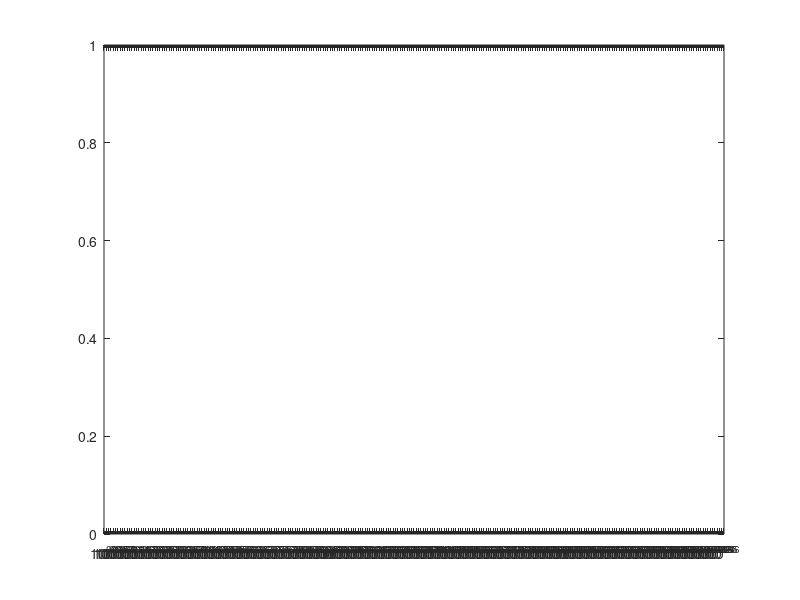

MATLAB code for this plot:
if 0
F1 = k1*x1 + k2*x2 - k1*l - k2*l;
F2 = -2*k1*x1 - k2*x1 + k1*x2 + k2*x3 + k1*l - k2*l - k1*l;
F3 = k1*x1 - 2*k1*x2 + k1*x3 + k1*l - k1*l + k2*l;
F4 = k2*x1 + k1*x2 - k1*x3 - k2*x3 + k1*l + k2*l;
end

clear all

k = input('k2 is function of k1. Input spring constant k=[k1 k2]: ');
j=logspace(1/1000,1000,50);

for (h = 1:length(j))
	%k2 goes from k1/1000 to 1000*k1;
	k(2) = j(h)*k(1);

	L = 1 %input('Enter rest lengths L=[L1 L2 L3 L4]: ');
	%kk=[-k(1)-k(2) k(2) 0;k(2) -k(2)-k(3) k(3);0 k(3) -k(3)-k(4)];
	%b=[-k(1)*L(1)+k(2)*L(2) -k(2)*L(2)+k(3)*L(3) -k(3)*L(3)+k(4)*(L(4)-Lw)]';

	kk = [-2*k(1)-k(2) , k(1) , k(2); k(1) , -2*k(1) , k(1); k(2) , k(1) , -k(1)-k(2)];
	b = [k(2); -k(2); -k(1)-k(2)];
	x=kk\b; %same as x=inv(kk)*b
	length(h) = sum(x);
	yplot(h) = k(1)/k(2);
	%disp('Positions of the masses are ');
	%disp(x');
end

semilogx(length, yplot);

%matrix is singular so it cant be inverted. Need to make the origin at block 1. stuck here


